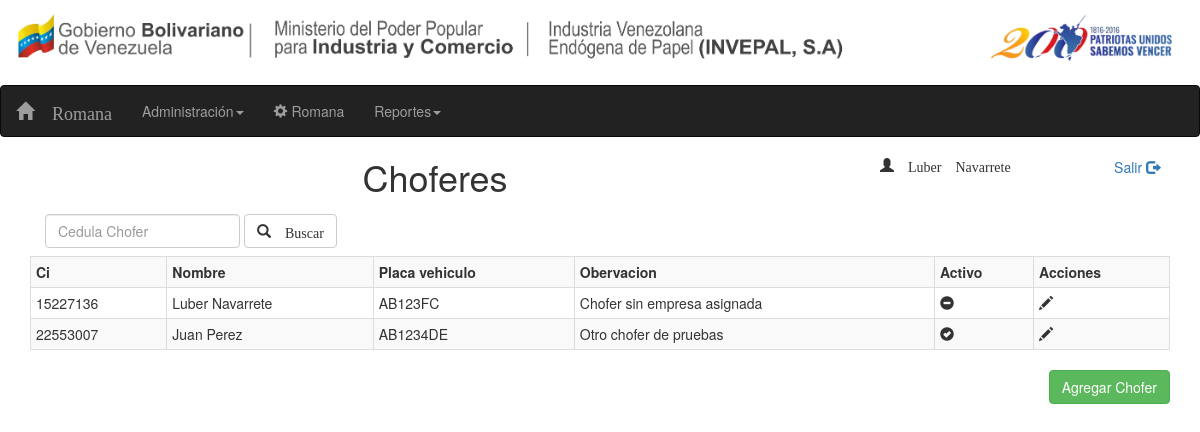
The page /romana/choferes/ (signed in) on the database its author committed.
### romana/models.py (models this page shows, shortened)
class chofer(models.Model):
	ci = models.IntegerField()
	nombre = models.CharField(max_length=100)
	placa_vehiculo = models.CharField(max_length=20)
	creado = models.DateTimeField(auto_now_add = True, editable=False, null = True, blank = True)
	modificado = models.DateTimeField(auto_now = True, editable=False)
	observacion = models.TextField(max_length=200, blank = True)
	activo = models.BooleanField(default = 'true')

### romana/views.py (the view)
class Choferes(ListView):
	template_name = 'romana/choferes_list.html'
	model = chofer
	context_object_name = 'choferes'
	paginate_by = 10

### romana/templates/romana/choferes_list.html (shortened to what this page needs)
{% extends "base.html" %}
{% load staticfiles %}
{% block content %}
	<center><h1>Choferes</h1></center>
	<div>
		<form action = "./" class = "navbar-form navbar-left">
			<div class = "form-group">
				<input type = "text" class = "form-control" placeholder = "Cedula Chofer">
			</div>
			<button class = "btn btn-default">
				<span class = "glyphicon glyphicon-search"> Buscar</span>
			</button>
		</form>
	</div>
	<table class = "table table-bordered table-striped table-hover table-condensed">
		<tr>
			<th>Ci</th>
			<th>Nombre</th>
			<th>Placa vehiculo</th>
			<th>Obervacion</th>
			<th>Activo</th>
			<th>Acciones</th>
		</tr>
		{% for chofer in choferes %}
			<tr>
				<td>{{ chofer.ci }}</td>
    			<td>{{ chofer.nombre }}</td>
    			<td>{{ chofer.placa_vehiculo }}</td>
    			<td>{{ chofer.observacion }}</td>
    			<td>
					{% if chofer.activo %}
						<span class = "glyphicon glyphicon-ok-sign"></span>
					{% else %}
						<span class = "glyphicon glyphicon-minus-sign"></span>
					{% endif %}
    			</td>
    			<td>
					<span class = "glyphicon glyphicon-pencil"></span>
    			</td>
    		</tr>
    	{% empty %}
			<p>No hay datos que mostrar</p>
		{% endfor %}
	</table>
	<div align = "right">
		<a href = "{% url 'empresas_add' %}">
			<input type = "button" class = "btn btn-success" value = "Agregar Chofer">
		</a>
	</div>
{% endblock %}

### romana/templates/base.html (shortened to what this page needs)
{% load staticfiles %}
<!DOCTYPE html>
<html lang "es">
	<head>
		<link rel = "stylesheet" href = "{% static 'css/bootstrap.min.css' %}">
		<link rel = "stylesheet" href = "{% static 'css/base.css' %}">
	</head>
	<body>
		<img src = "{% static 'img/banner.png' %}" class = "img-responsive">
		{% if request.user.is_authenticated %}
			<nav class = "navbar navbar-inverse" role = "navigation">
				<div class = "container-fluid">
					<div class = "navbar-header">
							<a href = "{% url 'home' %}" class = "navbar-brand">
								<span class = "glyphicon glyphicon-home"> Romana</span>
							</a>
					</div>
					<div class = "collapse navbar-collapse" id = "acolapsar">
						<ul class = "nav navbar-nav">
							<li class = "dropdown">
								<a href = "#" class = "dropdown-toggle" data-toggle = "dropdown">Administración<b class = "caret"></b></a>
							</li>
							<li><a href = "{% url 'romana_list' %}"><span class = "glyphicon glyphicon-cog"></span> Romana</a></li>
							<li class = "dropdown">
								<a href = "#" class = "dropdown-toggle" data-toggle = "dropdown">Reportes<b class = "caret"></b></a>
							</li>
						</ul>
					</div>
				</div>
			</nav>
			<div id = "user">
				{% if request.user.is_authenticated %}
					<span class = "glyphicon glyphicon-user"> {{ request.user.first_name }} {{ request.user.last_name }}</span>
					<a href = "{% url 'logout' %}">Salir
						<span class = "glyphicon glyphicon-log-out"></span>
					</a>
				{% endif %}
			</div>
		{% endif %}
		<div id = "contenedor">{% block content %}{% endblock %}</div>
	</body>
</html>

### static/css/base.css (style rules this page uses)
#contenedor { margin-left: 30px; margin-right: 30px; }
#user { float: right; width: 300px; height: 50px; padding-left: 10px; padding-right: 10px; margin-left: 30px; margin-right: 30px; display: flex; }

### rows shown on the page
chofer: ci "15227136", nombre "Luber Navarrete", placa_vehiculo "AB123FC", observacion "Chofer sin empresa asignada", activo False (drawn)
chofer: ci "22553007", nombre "Juan Perez", placa_vehiculo "AB1234DE", observacion "Otro chofer de pruebas", activo True (drawn)

### other values the page prints
{{ request.user.first_name }} "Luber"
{{ request.user.last_name }} "Navarrete"
